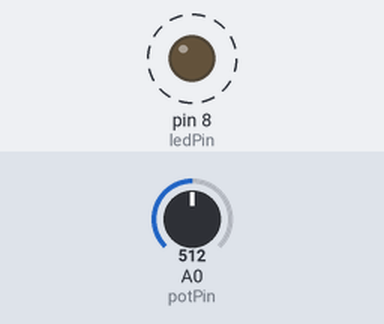
A sketch run on a simulated Arduino Uno, built with avr-gcc and run on an emulated ATmega328P. On the bench: output pins drawn as LEDs (lit = HIGH). Dashed ring = blinking. The inputs (shaded band) are chosen by the test bench; at power-on: A0 (potPin) = 512.

Above: at 1.9 s.
2.0 s: A0 (potPin) set to 122
At 2.71 s:
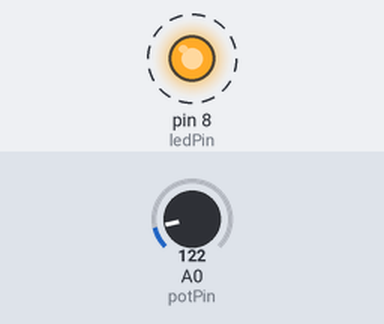
5.5 s: A0 (potPin) set to 0
At 5.76 s:
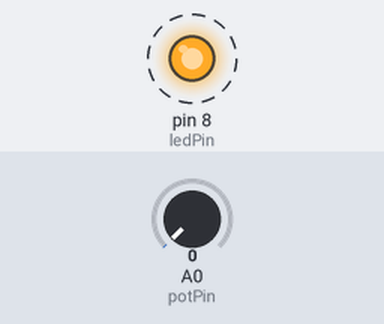
Timing chart, 0 to 15.0 s (numbered marks = the images above; inputs shaded):
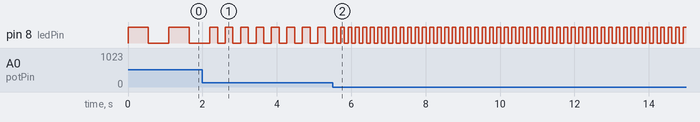

The sketch:

potentiometer.ino
```cpp
const int potPin = A0; // Potentiometer connected to A0
const int ledPin = 8; // LED connected to digital pin 11
void setup() {
  pinMode(ledPin, OUTPUT);
}
void loop() {
  // Read potentiometer value (0-1023)
  // Map to a delay range (100ms to 1000ms)
  int potValue = analogRead(potPin);
  int delayTime = map(potValue, 0, 1023, 100, 1000);
  digitalWrite(ledPin, HIGH);
  delay(delayTime);
  digitalWrite(ledPin, LOW);
  delay(delayTime);
}
```

Measured:
- after the input at 2.0 s, pin 8 (ledPin): alternates HIGH for 0.21 s and LOW for 0.21 s, starting after 0.41 s
- after the input at 5.5 s, pin 8 (ledPin): alternates HIGH for 0.10 s and LOW for 0.10 s, starting after 0.11 s
- by itself, pin 8 (ledPin): alternates HIGH for 0.55 s and LOW for 0.55 s
